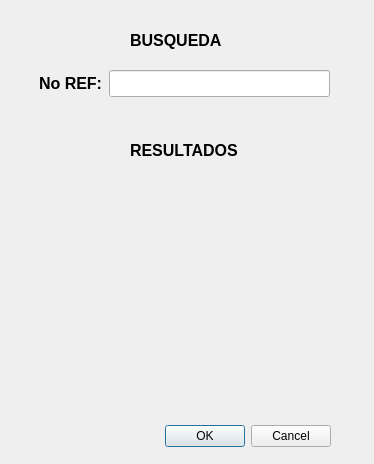
<?xml version="1.0" encoding="UTF-8"?>
<ui version="4.0">
 <class>Dialog</class>
 <widget class="QDialog" name="Dialog">
  <property name="geometry">
   <rect>
    <x>0</x>
    <y>0</y>
    <width>374</width>
    <height>464</height>
   </rect>
  </property>
  <property name="windowTitle">
   <string>Dialog</string>
  </property>
  <widget class="QDialogButtonBox" name="buttonBox">
   <property name="geometry">
    <rect>
     <x>30</x>
     <y>420</y>
     <width>301</width>
     <height>32</height>
    </rect>
   </property>
   <property name="orientation">
    <enum>Qt::Horizontal</enum>
   </property>
   <property name="standardButtons">
    <set>QDialogButtonBox::Cancel|QDialogButtonBox::Ok</set>
   </property>
  </widget>
  <widget class="QWidget" name="formLayoutWidget">
   <property name="geometry">
    <rect>
     <x>39</x>
     <y>70</y>
     <width>291</width>
     <height>41</height>
    </rect>
   </property>
   <layout class="QFormLayout" name="formLayout">
    <item row="0" column="0">
     <widget class="QLabel" name="label">
      <property name="font">
       <font>
        <pointsize>12</pointsize>
        <weight>75</weight>
        <bold>true</bold>
       </font>
      </property>
      <property name="text">
       <string>No REF:</string>
      </property>
     </widget>
    </item>
    <item row="0" column="1">
     <widget class="QLineEdit" name="campo_ref">
      <property name="font">
       <font>
        <pointsize>12</pointsize>
       </font>
      </property>
     </widget>
    </item>
   </layout>
  </widget>
  <widget class="QWidget" name="verticalLayoutWidget">
   <property name="geometry">
    <rect>
     <x>39</x>
     <y>140</y>
     <width>291</width>
     <height>261</height>
    </rect>
   </property>
   <layout class="QVBoxLayout" name="verticalLayout">
    <item alignment="Qt::AlignHCenter">
     <widget class="QLabel" name="label_2">
      <property name="font">
       <font>
        <pointsize>12</pointsize>
        <weight>75</weight>
        <bold>true</bold>
       </font>
      </property>
      <property name="text">
       <string>RESULTADOS</string>
      </property>
     </widget>
    </item>
    <item>
     <widget class="QLabel" name="campo_nombre">
      <property name="font">
       <font>
        <pointsize>12</pointsize>
       </font>
      </property>
      <property name="text">
       <string/>
      </property>
     </widget>
    </item>
    <item>
     <widget class="QLabel" name="campo_referencia">
      <property name="font">
       <font>
        <pointsize>12</pointsize>
       </font>
      </property>
      <property name="text">
       <string/>
      </property>
     </widget>
    </item>
    <item>
     <widget class="QLabel" name="campo_tipo">
      <property name="font">
       <font>
        <pointsize>12</pointsize>
       </font>
      </property>
      <property name="text">
       <string/>
      </property>
     </widget>
    </item>
    <item>
     <widget class="QLabel" name="campo_cubrimiento">
      <property name="font">
       <font>
        <pointsize>12</pointsize>
       </font>
      </property>
      <property name="text">
       <string/>
      </property>
     </widget>
    </item>
    <item>
     <widget class="QLabel" name="campo_1extra">
      <property name="font">
       <font>
        <pointsize>12</pointsize>
       </font>
      </property>
      <property name="text">
       <string/>
      </property>
     </widget>
    </item>
    <item>
     <widget class="QLabel" name="campo_2extra">
      <property name="font">
       <font>
        <pointsize>12</pointsize>
       </font>
      </property>
      <property name="text">
       <string/>
      </property>
     </widget>
    </item>
    <item>
     <widget class="QLabel" name="campo_3extra">
      <property name="font">
       <font>
        <pointsize>12</pointsize>
       </font>
      </property>
      <property name="text">
       <string/>
      </property>
     </widget>
    </item>
    <item>
     <widget class="QLabel" name="campo_4extra">
      <property name="font">
       <font>
        <pointsize>12</pointsize>
       </font>
      </property>
      <property name="text">
       <string/>
      </property>
     </widget>
    </item>
    <item>
     <widget class="QLabel" name="campo_5extra">
      <property name="font">
       <font>
        <pointsize>12</pointsize>
       </font>
      </property>
      <property name="text">
       <string/>
      </property>
     </widget>
    </item>
   </layout>
  </widget>
  <widget class="QLabel" name="label_3">
   <property name="geometry">
    <rect>
     <x>130</x>
     <y>20</y>
     <width>111</width>
     <height>41</height>
    </rect>
   </property>
   <property name="font">
    <font>
     <pointsize>12</pointsize>
     <weight>75</weight>
     <bold>true</bold>
    </font>
   </property>
   <property name="text">
    <string>BUSQUEDA</string>
   </property>
  </widget>
 </widget>
 <resources/>
 <connections>
  <connection>
   <sender>buttonBox</sender>
   <signal>accepted()</signal>
   <receiver>Dialog</receiver>
   <slot>accept()</slot>
   <hints>
    <hint type="sourcelabel">
     <x>248</x>
     <y>254</y>
    </hint>
    <hint type="destinationlabel">
     <x>157</x>
     <y>274</y>
    </hint>
   </hints>
  </connection>
  <connection>
   <sender>buttonBox</sender>
   <signal>rejected()</signal>
   <receiver>Dialog</receiver>
   <slot>reject()</slot>
   <hints>
    <hint type="sourcelabel">
     <x>316</x>
     <y>260</y>
    </hint>
    <hint type="destinationlabel">
     <x>286</x>
     <y>274</y>
    </hint>
   </hints>
  </connection>
 </connections>
</ui>
